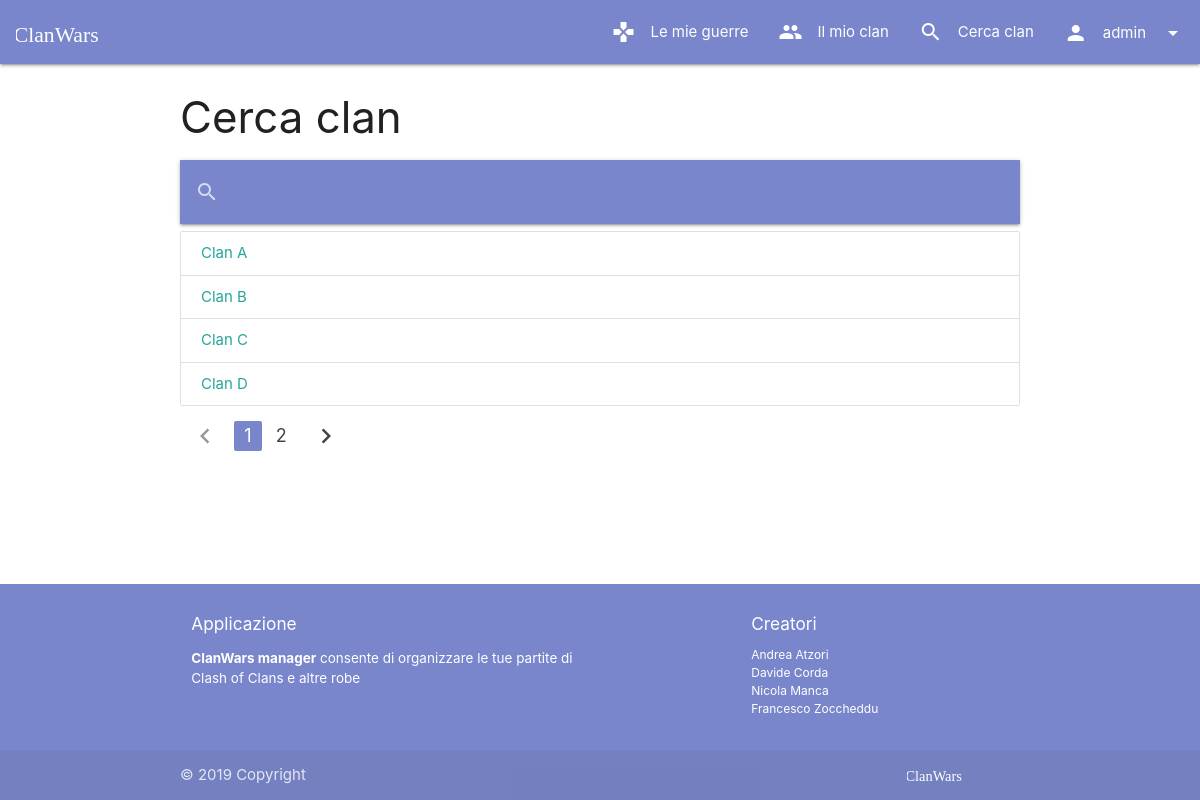
The page /clans/ (signed in) on the database its author committed.
### manager/models.py (models this page shows, shortened)
class User(AbstractUser):
    clan = models.ForeignKey("Clan", on_delete=models.SET_NULL, null=True, blank=True, related_name="members")

class Clan(models.Model):
    name = models.CharField(max_length=30)
    clanMaster = models.OneToOneField(User, on_delete=models.CASCADE, related_name="+", null=False, blank=False)
    maxMembers = models.PositiveSmallIntegerField(default=20, validators=[MinValueValidator(1), MaxValueValidator(50)])
    def get_absolute_url(self):
        return reverse("clans_details", kwargs={'pk': self.pk})

### manager/views/clans.py (the view)
# urls.py: path(r'', ClanListView.as_view(), name='clans_list'),
class ClanListView(ListView):
    template_name = "clans/list.html"
    paginate_by = 4
    context_object_name = "clans"
    def get_queryset(self):
        query = self.request.GET.get("q")
        if query is not None:
            return Clan.objects.filter(name__icontains=query)
        return Clan.objects.all()

### manager/templatetags/toasts.py (called while the page is built)
@register.simple_tag
def toast_if(condition, message, icon=None):
    return mark_safe(toast(message, icon) if condition else "")

### manager/templates/clans/list.html (shortened to what this page needs)
{% extends 'base.html' %}
  {% block content %}
  <h3>Cerca clan</h3>
  <nav>
    <div class="nav-wrapper">
      <form>
        <div class="input-field">
          <input id="search" type="search" name="q" value="{{request.GET.q}}">
          <label class="label-icon" for="search"><i class="material-icons">search</i></label>
          <i class="material-icons">close</i>
        </div>
      </form>
    </div>
  </nav>
  <ul class="collection">
    {% for clan in clans %}
      <a class="collection-item waves-effect" href="{{clan.get_absolute_url}}">{{clan.name}}</a>
    {% endfor %}
  </ul>
  {% include "commons/pagination.html" %}
  {% load toasts %}
{% endblock %}

### manager/templates/commons/navbar.html (shortened to what this page needs)
{% load static %}
<nav>
    <div class="nav-wrapper">
        <a href="{% url 'home' %}" class="brand-logo">
            <img class="logo-img" src="{% static "images/logotype.svg" %}">
        </a>
        <ul class="right hide-on-med-and-down">
            {% if request.user.is_authenticated %}
            {% if request.user.clan is not None %}
            <li class="waves-effect">
                <a href="{% url 'wars_list' %}">
                    <i class="material-icons left">gamepad</i>
                    Le mie guerre
                </a>
            </li>
            {% endif %}
            <li class="waves-effect">
                {% if request.user.clan is not None %}
                <a href="{{user.clan.get_absolute_url}}">
                    <i class="material-icons left">people</i>
                    Il mio clan
                </a>
                {% else %}
                <a href="{% url 'clans_create' %}">
                    <i class="material-icons left">add</i>
                    Crea clan
                </a>
                {% endif %}
            </li>
            {% endif %}
            <li class="waves-effect">
                <a href="{% url 'clans_list' %}">
                    <i class="material-icons left">search</i>
                    Cerca clan
                </a>
            </li>
            {% if request.user.is_authenticated %}
            <li>
                <a class="dropdown-trigger waves-effect no-autoinit" href="#!" data-target="logout-dropdown">
                    <i class="material-icons left">person</i>
                    {{user.username}}
                    <i class="material-icons right">arrow_drop_down</i>
                </a>
            </li>
            {% endif %}
        </ul>
    </div>
</nav>

### manager/static/css/style.css (style rules this page uses)
.logo-img { max-height: 64px !important; padding: 15px 0 !important; margin-left: 0.5em; margin-right: 0.5em; }
body { display: flex; min-height: 100vh; flex-direction: column; }

### rows shown on the page
User: username "admin"
Clan: name "Clan A"
Clan: name "Clan B"
Clan: name "Clan C"
Clan: name "Clan D"

### other values the page prints
{{ i }} "1" "2"
